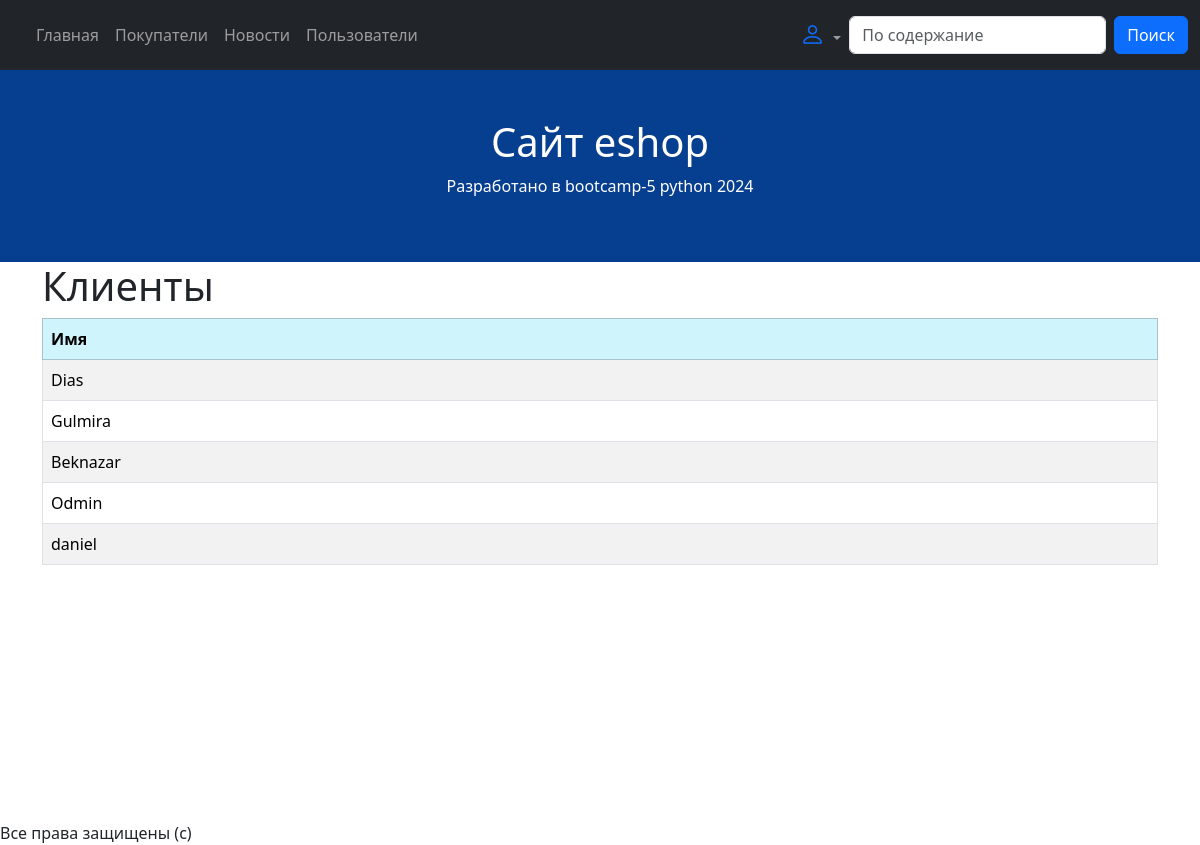
The page /costumers/ on the database as committed earlier.
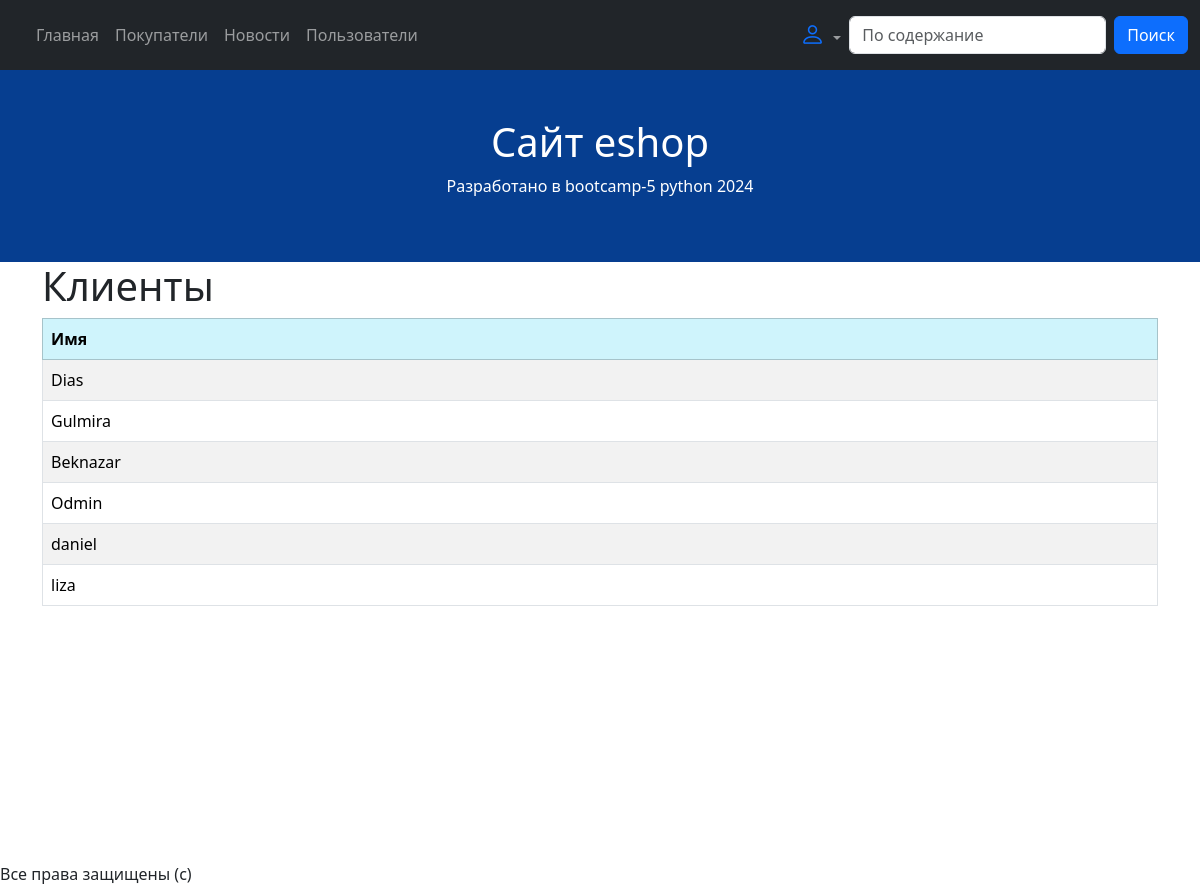
The same page on the database as committed later.
### costumerapp/models.py (models this page shows, shortened)
class Costumer(models.Model):
    name = models.CharField(max_length=100)
    gender = models.CharField(max_length=100)
    age = models.IntegerField()
    user = models.OneToOneField(
        to=User,
        on_delete=models.SET_NULL,
        null=True, blank=True
    )

### costumerapp/views.py (the view)
# urls.py: path('costumers/', costumer_view),
def costumer_view(request):
    costumer_list = Costumer.objects.all()
    context = {"costumers": costumer_list}
    return render(request, 'costumers.html', context)

### costumerapp/templates/costumers.html
{% extends 'base.html' %}
{% block content %}
<h1>Клиенты</h1>
<table class="table table-striped table-bordered table-hover">
    <thead>
        <tr class="table-info">
            <th>Имя</th>
        </tr>
    </thead>
    <tbody>
        {% for costumer in costumers %}
            <tr>
                <td>{{ costumer.name }}</td>
            </tr>
        {% endfor %}
    </tbody>
</table>
{% endblock %}

Rows that differ between the two databases and show on the page:
added Costumer: name "liza"
